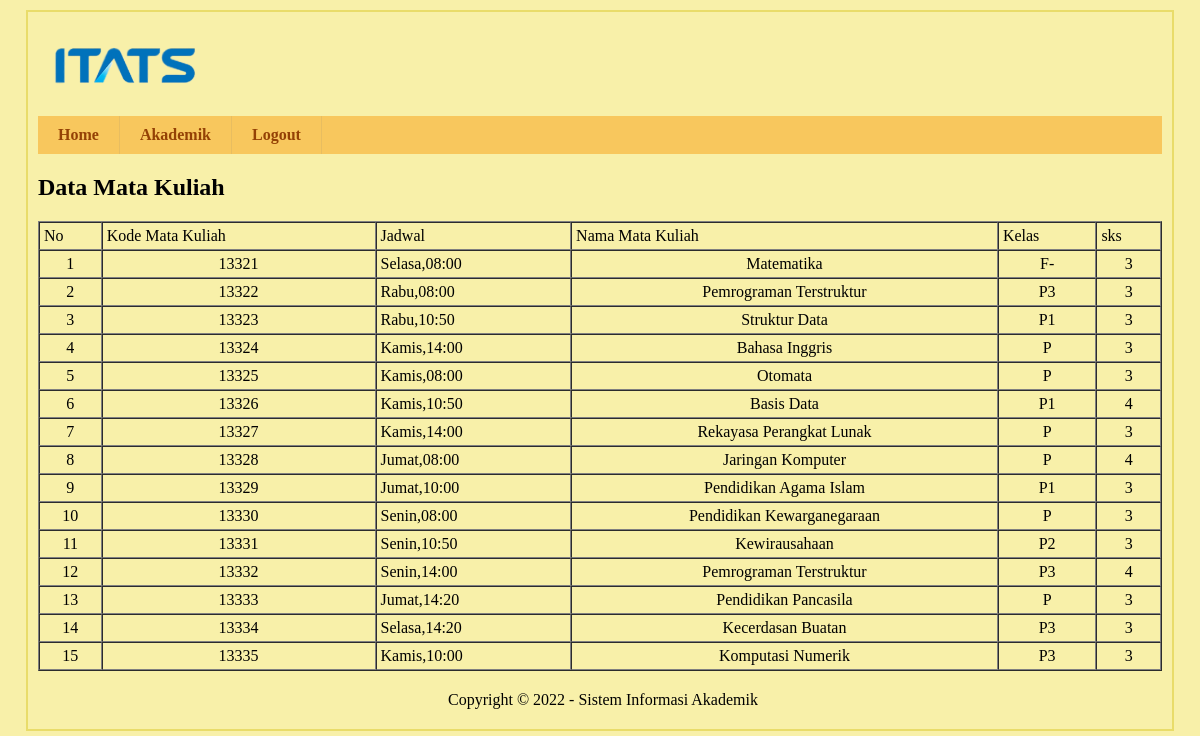
Page /media.php?page=tabel-jadwal-dosen (signed in) on the committed database.
### tables this page shows
CREATE TABLE `matkul` (
  `kode_mk` int(11) NOT NULL,
  `jadwal` varchar(30) NOT NULL,
  `nama_mk` varchar(30) NOT NULL,
  `kelas` varchar(2) NOT NULL,
  `sks` int(11) NOT NULL
);

### tabel/tabel_jadwal_dosen.php (the view)
<h2>Data Mata Kuliah</h2>
<table width="100%" border="1" cellpadding="4" cellspacing="0">
    <tr>
        <td>No</td>
        <td>Kode Mata Kuliah</td>
        <td>Jadwal</td>
        <td>Nama Mata Kuliah</td>
        <td>Kelas</td>
        <td>sks</td>
    </tr>
    <?php
    include "koneksi.php";
    $sql = mysqli_query($kon, "SELECT * FROM matkul");
    $no = 1;
    while ($row = mysqli_fetch_array($sql)) {
    ?>
        <tr>
            <td align='center'> <?php echo $no; ?> </td>
            <td align='center'> <?php echo $row['kode_mk']; ?> </td>
            <td> <?php echo $row['jadwal']; ?> </td>
            <td align='center'> <?php echo $row['nama_mk']; ?> </td>
            <td align='center'> <?php echo $row['kelas']; ?> </td>
            <td align='center'> <?php echo $row['sks']; ?> </td>
        </tr>
    <?php
        $no++;
    }
    ?>
</table>

### css/style.css (style rules this page uses)
body { background:#f8f0a9;margin:0;padding:0; }

### rows in the picture
matkul: kode_mk "13321", jadwal "Selasa,08:00", nama_mk "Matematika", kelas "F-", sks "3"
matkul: kode_mk "13322", jadwal "Rabu,08:00", nama_mk "Pemrograman Terstruktur", kelas "P3", sks "3"
matkul: kode_mk "13323", jadwal "Rabu,10:50", nama_mk "Struktur Data", kelas "P1", sks "3"
matkul: kode_mk "13324", jadwal "Kamis,14:00", nama_mk "Bahasa Inggris", kelas "P", sks "3"
matkul: kode_mk "13325", jadwal "Kamis,08:00", nama_mk "Otomata", kelas "P", sks "3"
matkul: kode_mk "13326", jadwal "Kamis,10:50", nama_mk "Basis Data", kelas "P1", sks "4"
matkul: kode_mk "13327", jadwal "Kamis,14:00", nama_mk "Rekayasa Perangkat Lunak", kelas "P", sks "3"
matkul: kode_mk "13328", jadwal "Jumat,08:00", nama_mk "Jaringan Komputer", kelas "P", sks "4"
matkul: kode_mk "13329", jadwal "Jumat,10:00", nama_mk "Pendidikan Agama Islam", kelas "P1", sks "3"
matkul: kode_mk "13330", jadwal "Senin,08:00", nama_mk "Pendidikan Kewarganegaraan", kelas "P", sks "3"
matkul: kode_mk "13331", jadwal "Senin,10:50", nama_mk "Kewirausahaan", kelas "P2", sks "3"
matkul: kode_mk "13332", jadwal "Senin,14:00", nama_mk "Pemrograman Terstruktur", kelas "P3", sks "4"
matkul: kode_mk "13333", jadwal "Jumat,14:20", nama_mk "Pendidikan Pancasila", kelas "P", sks "3"
matkul: kode_mk "13334", jadwal "Selasa,14:20", nama_mk "Kecerdasan Buatan", kelas "P3", sks "3"
matkul: kode_mk "13335", jadwal "Kamis,10:00", nama_mk "Komputasi Numerik", kelas "P3", sks "3"
